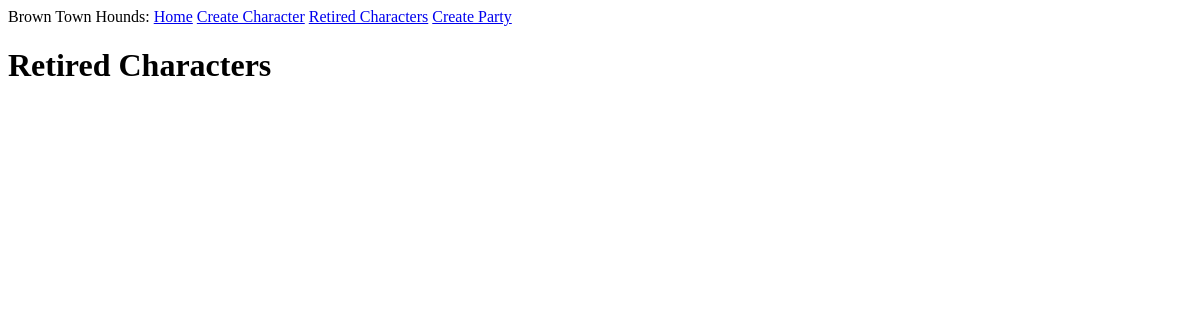
The page /retired_characters on the database as committed earlier.
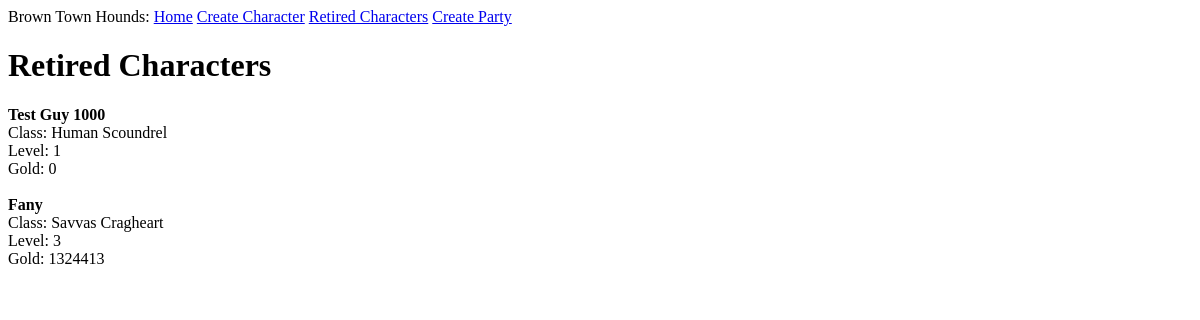
The same page on the database as committed later.
### app/models.py (models this page shows, shortened)
class RetiredCharacter(db.Model):
    id: so.Mapped[int] = so.mapped_column(primary_key=True)
    name: so.Mapped[str] = so.mapped_column(sa.String(64), index=True,
                                                unique=True)
    level: so.Mapped[int] = so.mapped_column(sa.Integer, index=True, default=1)
    gold: so.Mapped[int] = so.mapped_column(sa.Integer, index=True, default=0)
    class_id: so.Mapped[int] = so.mapped_column(sa.ForeignKey(Class.id),
                                               index=True)
    class_name: so.Mapped[Class] = so.relationship(back_populates='retired_characters')

class Class(db.Model):
    id: so.Mapped[int] = so.mapped_column(primary_key=True)
    name: so.Mapped[str] = so.mapped_column(sa.String(64), index=True,
                                                unique=True)
    class_perks: so.Mapped[list["Class_Perk"]] = so.relationship(back_populates="class_")
    characters: so.Mapped[list["Character"]] = so.relationship(back_populates='class_name')
    retired_characters: so.Mapped[list["RetiredCharacter"]] = so.relationship(back_populates='class_name')

### app/routes.py (the view)
@app.route('/retired_characters', methods=['GET', 'POST'])
def RetiredCharacters():
    get_retired_characters = sa.select(RetiredCharacter)
    retired_characters = db.session.scalars(get_retired_characters).all()
    return render_template('retired_characters.html', title='Retired Characters', retired_characters=retired_characters)

### app/templates/retired_characters.html
{% extends "base.html" %}
{% block content %}
<h1>Retired Characters</h1>
<body>
    <div>
        {% for character in retired_characters %}
        <b>{{ character.name }}</b><br>
        Class: {{ character.class_name.name }}<br>
        Level: {{ character.level }}<br>
        Gold: {{ character.gold }}<br><br>
        {% endfor %}
    </div>
{% endblock %}

### app/templates/base.html (shortened to what this page needs)
<!doctype html>
<html>
    <head>
    </head>
    <body>
        <div>
            Brown Town Hounds:
            <a href="{{ url_for('index') }}">Home</a>
            <a href="{{ url_for('register') }}">Create Character</a>
            <a href="{{ url_for('RetiredCharacters') }}">Retired Characters</a>
            <a href="{{ url_for('CreateParty') }}">Create Party</a>
        </div>
        {% block content %}{% endblock %}
    </body>
</html>

Rows that differ between the two databases and show on the page:
added RetiredCharacter: name "Test Guy 1000", class_name.name "Human Scoundrel", level "1", gold "0"
added RetiredCharacter: name "Fany", class_name.name "Savvas Cragheart", level "3", gold "1324413"
